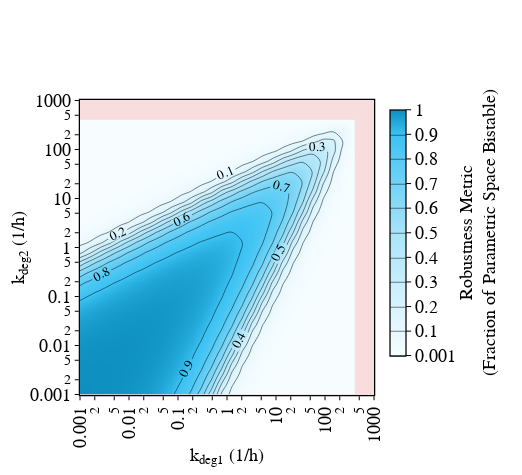
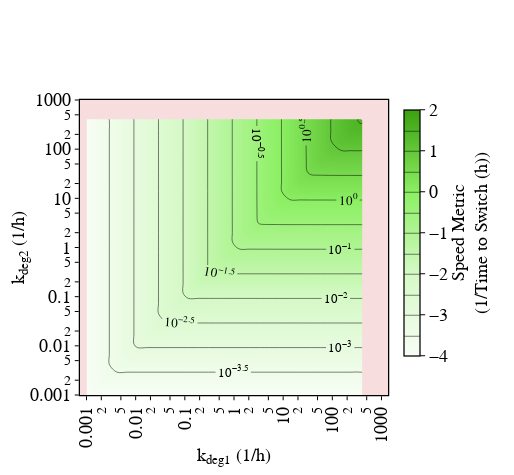
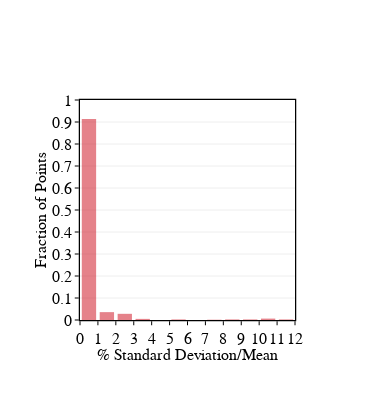
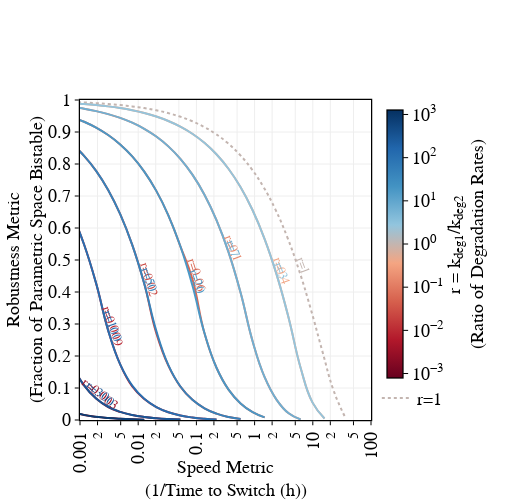

The notebook cell these images were saved under, in order:
### Code cell
rob_landscape_fig = plot_robustness_landscape(rob_results_list, height=475, width=522.5)
plot(rob_landscape_fig)
rob_landscape_fig.write_image('robustness_landscape.svg', format='svg')
speed_landscape_fig, speed_stdev_fig = plot_speed_landscape(speed_results_list, height=475, width=514)
plot(speed_landscape_fig)
plot(speed_stdev_fig)
#speed_landscape_fig.write_image('speed_landscape.svg', format='svg')
#speed_stdev_fig.write_image('speed_stdev.svg', format='svg')
speed_vs_robustness_fig = plot_speed_vs_robustness(rob_results_list, speed_results_list, label_locs='no', start=2)
plot(speed_vs_robustness_fig)
#speed_vs_robustness_fig.write_image('speed_vs_robustness.svg', format='svg')

### Figure 1 — Plotly figure (JSON) as saved in the notebook; plotly's stock layout.template omitted (floating-point values rounded to 4 significant figures; data arrays with more than 128 entries replaced by an {"elided": "..."} marker saying what was removed)
{"data": [{"colorbar": {"exponentformat": "power", "len": 0.9, "outlinecolor": "black", "outlinewidth": 1.25, "thickness": 16, "tickcolor": "black", "tickfont": {"color": "black", "family": "Myriad Pro", "size": 18}, "ticks": "outside", "tickvals": [0.001, 0.1, 0.2, 0.3, 0.4, 0.5, 0.6, 0.7, 0.8, 0.9, 1], "title": {"font": {"color": "black", "family": "Myriad Pro", "size": 18}, "side": "right", "text": "Robustness Metric<br>(Fraction of Parametric Space Bistable)"}, "y": 0.55}, "colorscale": [[0, "rgb(247, 253, 255)"], [0.5, "rgba(168, 228, 249,1)"], [0.9, "rgba(58, 194, 243,1)"], [1, "rgba(12, 143, 190,1)"]], "contours": {"coloring": "heatmap", "labelfont": {"color": "black", "family": "Myriad Pro", "size": 13}, "showlabels": true}, "ncontours": 10, "type": "contour", "x": [0.001, 0.00161, 0.002593, 0.004175, 0.006723, 0.01083, 0.01743, 0.02807, 0.0452, 0.07279, 0.1172, 0.1887, 0.3039, 0.4894, 0.788, 1.269, 2.043, 3.29, 5.298, 8.532, 13.74, 22.12, 35.62, 57.36, 92.37, 148.7, 239.5, 385.7, 621.0, 1000], "y": [0.001, 0.00161, 0.002593, 0.004175, 0.006723, 0.01083, 0.01743, 0.02807, 0.0452, 0.07279, 0.1172, 0.1887, 0.3039, 0.4894, 0.788, 1.269, 2.043, 3.29, 5.298, 8.532, 13.74, 22.12, 35.62, 57.36, 92.37, 148.7, 239.5, 385.7, 621.0, 1000], "z": {"elided": "30x30 float values"}, "zmax": 1, "zmin": 1e-09}], "layout": {"height": 475, "plot_bgcolor": "rgba(207,28,43,0.15)", "width": 522.5, "xaxis": {"dtick": "D2", "linecolor": "black", "linewidth": 1.25, "mirror": true, "nticks": 12, "range": [-3, 3], "showgrid": false, "showline": true, "side": "bottom", "tickangle": -90, "tickcolor": "black", "tickfont": {"color": "black", "family": "Myriad Pro", "size": 18}, "ticklen": 4, "ticks": "outside", "title": {"font": {"color": "black", "family": "Myriad Pro", "size": 18}, "standoff": 0.2, "text": "k<sub>deg1</sub> (1/h)"}, "type": "log", "zeroline": false}, "yaxis": {"anchor": "x", "dtick": "D2", "linecolor": "black", "linewidth": 1.25, "mirror": true, "range": [-3, 3], "scaleanchor": "x", "scaleratio": 1, "showgrid": false, "showline": true, "side": "left", "tickangle": 0, "tickcolor": "black", "tickfont": {"color": "black", "family": "Myriad Pro", "size": 18}, "ticklen": 4, "ticks": "outside", "title": {"font": {"color": "black", "family": "Myriad Pro", "size": 18}, "standoff": 0.2, "text": "k<sub>deg2</sub> (1/h)"}, "type": "log", "zeroline": false}}}

### Figure 2 — Plotly figure (JSON) as saved in the notebook; plotly's stock layout.template omitted (floating-point values rounded to 4 significant figures; data arrays with more than 128 entries replaced by an {"elided": "..."} marker saying what was removed)
{"data": [{"colorbar": {"exponentformat": "power", "len": 0.9, "outlinecolor": "black", "outlinewidth": 1.25, "thickness": 16, "tickcolor": "black", "tickfont": {"color": "black", "family": "Myriad Pro", "size": 18}, "tickprefix": "10<sup>", "ticks": "outside", "ticksuffix": "</sup>", "tickvals": [-4, -3, -2, -1, 0, 1, 2], "title": {"font": {"color": "black", "family": "Myriad Pro", "size": 18}, "side": "right", "text": "Speed Metric<br>(1/Time to Switch (h))"}, "y": 0.55}, "colorscale": [[0, "rgba(248, 253, 246, 1)"], [0.33, "rgba(214, 249, 199, 1)"], [0.66, "rgba(141, 240, 100, 1)"], [1, "rgba(59, 161, 16, 1)"]], "contours": {"coloring": "heatmap", "labelfont": {"color": "black", "family": "Myriad Pro", "size": 13}, "showlabels": true}, "ncontours": 20, "type": "contour", "x": [0.001, 0.00161, 0.002593, 0.004175, 0.006723, 0.01083, 0.01743, 0.02807, 0.0452, 0.07279, 0.1172, 0.1887, 0.3039, 0.4894, 0.788, 1.269, 2.043, 3.29, 5.298, 8.532, 13.74, 22.12, 35.62, 57.36, 92.37, 148.7, 239.5, 385.7, 621.0, 1000], "y": [0.001, 0.00161, 0.002593, 0.004175, 0.006723, 0.01083, 0.01743, 0.02807, 0.0452, 0.07279, 0.1172, 0.1887, 0.3039, 0.4894, 0.788, 1.269, 2.043, 3.29, 5.298, 8.532, 13.74, 22.12, 35.62, 57.36, 92.37, 148.7, 239.5, 385.7, 621.0, 1000], "z": {"elided": "30x30 float values"}, "zmax": 2, "zmin": -4}], "layout": {"coloraxis": {"colorbar": {"dtick": "D2", "nticks": 20}}, "height": 475, "plot_bgcolor": "rgba(207,28,43,0.15)", "width": 514, "xaxis": {"dtick": "D2", "linecolor": "black", "linewidth": 1.25, "mirror": true, "nticks": 12, "range": [-3, 3], "showgrid": false, "showline": true, "side": "bottom", "tickangle": -90, "tickcolor": "black", "tickfont": {"color": "black", "family": "Myriad Pro", "size": 18}, "ticklen": 4, "ticks": "outside", "title": {"font": {"color": "black", "family": "Myriad Pro", "size": 18}, "standoff": 0.2, "text": "k<sub>deg1</sub> (1/h)"}, "type": "log", "zeroline": false}, "yaxis": {"anchor": "x", "dtick": "D2", "linecolor": "black", "linewidth": 1.25, "mirror": true, "range": [-3, 3], "scaleanchor": "x", "scaleratio": 1, "showgrid": false, "showline": true, "side": "left", "tickangle": 0, "tickcolor": "black", "tickfont": {"color": "black", "family": "Myriad Pro", "size": 18}, "ticklen": 4, "ticks": "outside", "title": {"font": {"color": "black", "family": "Myriad Pro", "size": 18}, "standoff": 0.2, "text": "k<sub>deg2</sub> (1/h)"}, "type": "log", "zeroline": false}}}

### Figure 3 — Plotly figure (JSON) as saved in the notebook; plotly's stock layout.template omitted (floating-point values rounded to 4 significant figures; data arrays with more than 128 entries replaced by an {"elided": "..."} marker saying what was removed)
{"data": [{"histnorm": "probability", "marker": {"color": "rgba(207,28,43,0.55)", "line": {"color": "black", "width": 0}}, "type": "histogram", "x": {"elided": "900 float values"}, "xbins": {"size": 1, "start": 0}}], "layout": {"bargap": 0.2, "height": 400, "width": 375, "xaxis": {"linecolor": "black", "linewidth": 1.25, "mirror": true, "nticks": 13, "range": [0, 12], "showgrid": false, "showline": true, "side": "bottom", "tickangle": 0, "tickcolor": "black", "tickfont": {"color": "black", "family": "Myriad Pro", "size": 16}, "ticklen": 4, "ticks": "outside", "title": {"font": {"color": "black", "family": "Myriad Pro", "size": 16}, "standoff": 0.2, "text": "% Standard Deviation/Mean"}, "type": "linear", "zeroline": false}, "yaxis": {"anchor": "x", "linecolor": "black", "linewidth": 1.25, "mirror": true, "nticks": 12, "range": [0, 1], "showgrid": true, "showline": true, "side": "left", "tickangle": 0, "tickcolor": "black", "tickfont": {"color": "black", "family": "Myriad Pro", "size": 16}, "ticklen": 4, "ticks": "outside", "title": {"font": {"color": "black", "family": "Myriad Pro", "size": 16}, "standoff": 0.2, "text": "Fraction of Points"}, "type": "linear", "zeroline": false}}}

### Figure 4 — Plotly figure (JSON) as saved in the notebook; plotly's stock layout.template omitted (floating-point values rounded to 4 significant figures; data arrays with more than 128 entries replaced by an {"elided": "..."} marker saying what was removed)
{"data": [{"marker": {"color": {"elided": "590 float values"}, "colorbar": {"exponentformat": "power", "len": 0.9, "nticks": 12, "outlinecolor": "black", "outlinewidth": 1.25, "thickness": 16, "tickcolor": "black", "tickfont": {"color": "black", "family": "Myriad Pro", "size": 18}, "tickprefix": "10<sup>", "ticks": "outside", "ticksuffix": "</sup>", "title": {"font": {"color": "black", "family": "Myriad Pro", "size": 18}, "side": "right", "text": "r = k<sub>deg1</sub>/k<sub>deg2</sub><br>(Ratio of Degradation Rates)"}, "y": 0.55}, "colorscale": [[0, "rgb(103,0,31)"], [0.1429, "rgb(178,24,43)"], [0.2857, "rgb(214,96,77)"], [0.4286, "rgb(244,165,130)"], [0.5714, "rgb(146,197,222)"], [0.7143, "rgb(67,147,195)"], [0.8571, "rgb(33,102,172)"], [1, "rgb(5,48,97)"]], "line": {"color": "black", "width": 0.15}, "size": 0.0001}, "mode": "markers", "showlegend": false, "type": "scatter", "x": {"elided": "590 float values"}, "y": {"elided": "590 float values"}}, {"line": {"color": "rgb(120.53114618431201, 5.609966778979841, 33.80498338948992)", "shape": "spline", "smoothing": 1.3}, "mode": "lines", "name": "r=0.001", "showlegend": false, "type": "scatter", "x": [0.0001085, 0.0001747, 0.0002814, 0.0004531, 0.0007295, 0.001175, 0.001892, 0.003046, 0.004905, 0.007898, 0.01272], "y": [0.1743, 0.1082, 0.06716, 0.04167, 0.02582, 0.01557, 0.00974, 0.005992, 0.00361, 0.0021, 0.001142]}, {"line": {"color": "rgb(155.4950885568997, 16.798428338207902, 39.39921416910395)", "shape": "spline", "smoothing": 1.3}, "mode": "lines", "name": "r=0.003", "showlegend": false, "type": "scatter", "x": [0.0001085, 0.0001747, 0.0002814, 0.0004531, 0.0007295, 0.001175, 0.001892, 0.003046, 0.004905, 0.007898, 0.01272, 0.02048, 0.03298, 0.0531], "y": [0.644, 0.5483, 0.427, 0.2806, 0.1741, 0.108, 0.06696, 0.04037, 0.02525, 0.01554, 0.00936, 0.005445, 0.002961, 0.001395]}, {"line": {"color": "rgb(183.99498876943656, 35.98997753887314, 48.66193383780121)", "shape": "spline", "smoothing": 1.3}, "mode": "lines", "name": "r=0.009", "showlegend": false, "type": "scatter", "x": [0.0001085, 0.0001747, 0.0002814, 0.0004531, 0.0007296, 0.001175, 0.001892, 0.003046, 0.004905, 0.007898, 0.01272, 0.02048, 0.03298, 0.0531, 0.0855, 0.1377, 0.2217], "y": [0.8624, 0.8255, 0.7787, 0.7193, 0.644, 0.5483, 0.427, 0.2801, 0.1736, 0.1047, 0.06549, 0.0403, 0.02428, 0.01412, 0.007678, 0.003616, 0.0012]}, {"line": {"color": "rgb(200.7797542412959, 69.55950848259184, 64.5142123390017)", "shape": "spline", "smoothing": 1.3}, "mode": "lines", "name": "r=0.02", "showlegend": false, "type": "scatter", "x": [0.0001085, 0.0001747, 0.0002814, 0.0004531, 0.0007296, 0.001175, 0.001892, 0.003046, 0.004905, 0.007898, 0.01272, 0.02048, 0.03297, 0.05309, 0.08549, 0.1376, 0.2216, 0.3569, 0.5746], "y": [0.9466, 0.9324, 0.9143, 0.8914, 0.8624, 0.8255, 0.7786, 0.7189, 0.6433, 0.5474, 0.4256, 0.2715, 0.1698, 0.1045, 0.06296, 0.03661, 0.01991, 0.009377, 0.003111]}, {"line": {"color": "rgb(217.0068482539021, 102.91575098397482, 82.31209858189371)", "shape": "spline", "smoothing": 1.3}, "mode": "lines", "name": "r=0.06", "showlegend": false, "type": "scatter", "x": [0.0001085, 0.0001747, 0.0002814, 0.0004531, 0.0007296, 0.001175, 0.001892, 0.003046, 0.004905, 0.007899, 0.01272, 0.02048, 0.03297, 0.05309, 0.08546, 0.1376, 0.2216, 0.3567, 0.5744, 0.9246, 1.488], "y": [0.9791, 0.9736, 0.9667, 0.9578, 0.9465, 0.9319, 0.9137, 0.8905, 0.861, 0.8236, 0.7762, 0.716, 0.6397, 0.5429, 0.4402, 0.2708, 0.1632, 0.09492, 0.05162, 0.02431, 0.008067]}, {"line": {"color": "rgb(231.02227110464787, 135.1512235406901, 107.07267895154456)", "shape": "spline", "smoothing": 1.3}, "mode": "lines", "name": "r=0.1", "showlegend": false, "type": "scatter", "x": [0.0001085, 0.0001747, 0.0002814, 0.0004531, 0.0007295, 0.001175, 0.001892, 0.003046, 0.004905, 0.007898, 0.01272, 0.02047, 0.03296, 0.05306, 0.08543, 0.1375, 0.2214, 0.3565, 0.5739, 0.9238, 1.487, 2.393, 3.85, 6.192], "y": [0.9916, 0.9895, 0.9867, 0.983, 0.9784, 0.9726, 0.9653, 0.9559, 0.9441, 0.929, 0.91, 0.8858, 0.8551, 0.8161, 0.7667, 0.7042, 0.6249, 0.5248, 0.3983, 0.2461, 0.1338, 0.06304, 0.02092, 0.001919]}, {"line": {"color": "rgb(240.70671727235475, 166.07535762535355, 133.09165317289145)", "shape": "spline", "smoothing": 1.3}, "mode": "lines", "name": "r=0.4", "showlegend": false, "type": "scatter", "x": [0.0001085, 0.0001747, 0.0002813, 0.000453, 0.0007296, 0.001175, 0.001892, 0.003046, 0.004905, 0.007897, 0.01271, 0.02046, 0.03293, 0.05299, 0.08527, 0.1372, 0.2209, 0.3555, 0.5722, 0.921, 1.482, 2.385, 3.837, 6.168, 9.907, 15.89], "y": [0.9963, 0.9952, 0.9939, 0.9923, 0.9903, 0.9876, 0.9843, 0.9801, 0.9747, 0.9679, 0.9593, 0.9484, 0.9345, 0.9169, 0.8946, 0.8663, 0.8304, 0.7851, 0.728, 0.6561, 0.5663, 0.455, 0.3195, 0.1635, 0.05423, 0.004975]}, {"line": {"color": "rgb(195.01823164611983, 180.99404680943024, 175.982884577112)", "dash": "dot", "shape": "spline", "smoothing": 1.3}, "mode": "lines", "name": "r=1", "showlegend": true, "type": "scatter", "x": [0.0001085, 0.0001747, 0.0002813, 0.000453, 0.0007294, 0.001174, 0.001891, 0.003043, 0.004897, 0.007873, 0.01264, 0.02027, 0.03243, 0.05197, 0.08289, 0.1327, 0.2126, 0.3412, 0.5476, 0.8793, 1.411, 2.264, 3.627, 5.797, 9.226, 14.59, 22.87, 35.57], "y": [0.9977, 0.997, 0.9962, 0.9952, 0.9939, 0.9923, 0.9902, 0.9876, 0.9843, 0.98, 0.9747, 0.9679, 0.9592, 0.9483, 0.9344, 0.9167, 0.8944, 0.8662, 0.8305, 0.7855, 0.7291, 0.6588, 0.5723, 0.468, 0.3468, 0.2152, 0.0911, 0.01049]}, {"line": {"color": "rgb(149.34222666625425, 195.9086606804068, 218.8623994561695)", "shape": "spline", "smoothing": 1.3}, "mode": "lines", "name": "r=3", "showlegend": false, "type": "scatter", "x": [0.0001085, 0.0001747, 0.0002814, 0.000453, 0.0007294, 0.001175, 0.001891, 0.003044, 0.0049, 0.007888, 0.01269, 0.02043, 0.03288, 0.05292, 0.08519, 0.1371, 0.2208, 0.3554, 0.5721, 0.9208, 1.482, 2.385, 3.837, 6.168, 9.907, 15.89], "y": [0.9962, 0.9952, 0.9939, 0.9923, 0.9902, 0.9876, 0.9843, 0.9801, 0.9747, 0.9679, 0.9593, 0.9484, 0.9345, 0.9169, 0.8945, 0.8663, 0.8304, 0.7851, 0.728, 0.6561, 0.5663, 0.455, 0.3195, 0.1635, 0.05423, 0.004975]}, {"line": {"color": "rgb(111.8052151666934, 175.3577311181604, 210.3131748038066)", "shape": "spline", "smoothing": 1.3}, "mode": "lines", "name": "r=7", "showlegend": false, "type": "scatter", "x": [0.0001085, 0.0001747, 0.0002813, 0.000453, 0.0007294, 0.001175, 0.001891, 0.003045, 0.004902, 0.007893, 0.01271, 0.02046, 0.03294, 0.05303, 0.08538, 0.1375, 0.2214, 0.3564, 0.5738, 0.9238, 1.487, 2.393, 3.85, 6.192], "y": [0.9917, 0.9895, 0.9866, 0.983, 0.9784, 0.9726, 0.9653, 0.9559, 0.9441, 0.9291, 0.91, 0.8858, 0.8551, 0.8161, 0.7667, 0.7042, 0.6249, 0.5248, 0.3983, 0.2461, 0.1338, 0.06304, 0.02092, 0.001919]}, {"line": {"color": "rgb(74.99543403899042, 152.06040129050027, 197.73261669687014)", "shape": "spline", "smoothing": 1.3}, "mode": "lines", "name": "r=20", "showlegend": false, "type": "scatter", "x": [0.0001085, 0.0001747, 0.0002814, 0.000453, 0.0007294, 0.001175, 0.001891, 0.003045, 0.004904, 0.007895, 0.01271, 0.02047, 0.03296, 0.05308, 0.08546, 0.1376, 0.2216, 0.3567, 0.5744, 0.9246, 1.488], "y": [0.9793, 0.9738, 0.9667, 0.9578, 0.9464, 0.932, 0.9137, 0.8905, 0.861, 0.8236, 0.7762, 0.716, 0.6397, 0.5429, 0.4201, 0.2716, 0.1632, 0.09492, 0.05162, 0.02431, 0.008067]}, {"line": {"color": "rgb(54.54485648657853, 130.5152512322363, 186.57446174092078)", "shape": "spline", "smoothing": 1.3}, "mode": "lines", "name": "r=50", "showlegend": false, "type": "scatter", "x": [0.0001085, 0.0001747, 0.0002814, 0.000453, 0.0007295, 0.001175, 0.001891, 0.003046, 0.004905, 0.007897, 0.01272, 0.02048, 0.03297, 0.05309, 0.08549, 0.1376, 0.2216, 0.3569, 0.5746], "y": [0.9469, 0.9327, 0.9146, 0.8916, 0.8624, 0.8254, 0.7785, 0.7189, 0.6433, 0.5474, 0.4257, 0.2784, 0.1715, 0.1048, 0.06296, 0.03661, 0.01991, 0.009377, 0.003111]}, {"line": {"color": "rgb(38.70775438254343, 109.55438080042512, 175.86112796466173)", "shape": "spline", "smoothing": 1.3}, "mode": "lines", "name": "r=100", "showlegend": false, "type": "scatter", "x": [0.0001085, 0.0001747, 0.0002814, 0.000453, 0.0007296, 0.001175, 0.001892, 0.003046, 0.004905, 0.007898, 0.01272, 0.02048, 0.03298, 0.0531, 0.0855, 0.1377, 0.2217], "y": [0.8628, 0.8259, 0.779, 0.7196, 0.6442, 0.5485, 0.427, 0.2801, 0.1736, 0.1074, 0.06614, 0.0404, 0.02428, 0.01412, 0.007678, 0.003616, 0.0012]}, {"line": {"color": "rgb(24.606390539505938, 85.8123246119043, 149.51711751653377)", "shape": "spline", "smoothing": 1.3}, "mode": "lines", "name": "r=300", "showlegend": false, "type": "scatter", "x": [0.0001085, 0.0001747, 0.0002813, 0.0004531, 0.0007295, 0.001175, 0.001892, 0.003046, 0.004905, 0.007899, 0.01272, 0.02048, 0.03298, 0.0531], "y": [0.6444, 0.5488, 0.4274, 0.2806, 0.1741, 0.108, 0.06696, 0.04141, 0.02551, 0.01558, 0.009364, 0.005445, 0.002961, 0.001395]}, {"line": {"color": "rgb(11.544961242143145, 60.62242525270464, 114.531146184312)", "shape": "spline", "smoothing": 1.3}, "mode": "lines", "name": "r=800", "showlegend": false, "type": "scatter", "x": [0.0001085, 0.0001747, 0.0002814, 0.000453, 0.0007295, 0.001175, 0.001892, 0.003046, 0.004905, 0.007898, 0.01272], "y": [0.1743, 0.1082, 0.06716, 0.04167, 0.02582, 0.01597, 0.009837, 0.006009, 0.003611, 0.0021, 0.001142]}], "layout": {"annotations": [{"font": {"color": "rgb(155.4950885568997, 16.798428338207902, 39.39921416910395)", "family": "Myriad Pro", "size": 13}, "showarrow": false, "text": "r=0.003", "textangle": 37.91, "x": -2.723, "xshift": 4, "y": 0.06696, "yshift": 4}, {"font": {"color": "rgb(183.99498876943656, 35.98997753887314, 48.66193383780121)", "family": "Myriad Pro", "size": 13}, "showarrow": false, "text": "r=0.009", "textangle": 71.07, "x": -2.516, "xshift": 4, "y": 0.2801, "yshift": 4}, {"font": {"color": "rgb(200.7797542412959, 69.55950848259184, 64.5142123390017)", "family": "Myriad Pro", "size": 13}, "showarrow": false, "text": "r=0.02", "textangle": 72.52, "x": -1.896, "xshift": 4, "y": 0.4256, "yshift": 4}, {"font": {"color": "rgb(217.0068482539021, 102.91575098397482, 82.31209858189371)", "family": "Myriad Pro", "size": 13}, "showarrow": false, "text": "r=0.06", "textangle": 72.29, "x": -1.068, "xshift": 4, "y": 0.4402, "yshift": 4}, {"font": {"color": "rgb(231.02227110464787, 135.1512235406901, 107.07267895154456)", "family": "Myriad Pro", "size": 13}, "showarrow": false, "text": "r=0.1", "textangle": 69.03, "x": -0.4479, "xshift": 4, "y": 0.5248, "yshift": 4}, {"font": {"color": "rgb(240.70671727235475, 166.07535762535355, 133.09165317289145)", "family": "Myriad Pro", "size": 13}, "showarrow": false, "text": "r=0.4", "textangle": 70.63, "x": 0.3775, "xshift": 4, "y": 0.455, "yshift": 4}, {"font": {"color": "rgb(195.01823164611983, 180.99404680943024, 175.982884577112)", "family": "Myriad Pro", "size": 13}, "showarrow": false, "text": "r=1", "textangle": 69.31, "x": 0.7632, "xshift": 4, "y": 0.468, "yshift": 4}, {"font": {"color": "rgb(149.34222666625425, 195.9086606804068, 218.8623994561695)", "family": "Myriad Pro", "size": 13}, "showarrow": false, "text": "r=3", "textangle": 70.63, "x": 0.3775, "xshift": 4, "y": 0.455, "yshift": 4}, {"font": {"color": "rgb(111.8052151666934, 175.3577311181604, 210.3131748038066)", "family": "Myriad Pro", "size": 13}, "showarrow": false, "text": "r=7", "textangle": 69.03, "x": -0.448, "xshift": 4, "y": 0.5248, "yshift": 4}, {"font": {"color": "rgb(74.99543403899042, 152.06040129050027, 197.73261669687014)", "family": "Myriad Pro", "size": 13}, "showarrow": false, "text": "r=20", "textangle": 72.24, "x": -1.068, "xshift": 4, "y": 0.4201, "yshift": 4}, {"font": {"color": "rgb(54.54485648657853, 130.5152512322363, 186.57446174092078)", "family": "Myriad Pro", "size": 13}, "showarrow": false, "text": "r=50", "textangle": 72.1, "x": -1.896, "xshift": 4, "y": 0.4257, "yshift": 4}, {"font": {"color": "rgb(38.70775438254343, 109.55438080042512, 175.86112796466173)", "family": "Myriad Pro", "size": 13}, "showarrow": false, "text": "r=100", "textangle": 71.07, "x": -2.516, "xshift": 4, "y": 0.2801, "yshift": 4}, {"font": {"color": "rgb(24.606390539505938, 85.8123246119043, 149.51711751653377)", "family": "Myriad Pro", "size": 13}, "showarrow": false, "text": "r=300", "textangle": 37.48, "x": -2.723, "xshift": 4, "y": 0.06696, "yshift": 4}], "height": 500, "legend": {"font": {"color": "black", "family": "Myriad Pro", "size": 18}, "y": 0.01}, "width": 510, "xaxis": {"dtick": "D2", "linecolor": "black", "linewidth": 1.25, "mirror": true, "nticks": 12, "range": [-3, 2], "showgrid": true, "showline": true, "side": "bottom", "tickangle": -90, "tickcolor": "black", "tickfont": {"color": "black", "family": "Myriad Pro", "size": 18}, "ticklen": 4, "ticks": "outside", "title": {"font": {"color": "black", "family": "Myriad Pro", "size": 18}, "standoff": 0.2, "text": "Speed Metric<br>(1/Time to Switch (h))"}, "type": "log", "zeroline": false}, "yaxis": {"anchor": "x", "linecolor": "black", "linewidth": 1.25, "mirror": true, "nticks": 12, "range": [0, 1], "scaleanchor": "x", "scaleratio": 1, "showgrid": true, "showline": true, "side": "left", "tickangle": 0, "tickcolor": "black", "tickfont": {"color": "black", "family": "Myriad Pro", "size": 18}, "ticklen": 4, "ticks": "outside", "title": {"font": {"color": "black", "family": "Myriad Pro", "size": 18}, "standoff": 0.2, "text": "Robustness Metric<br>(Fraction of Parametric Space Bistable)"}, "type": "linear", "zeroline": false}}}
